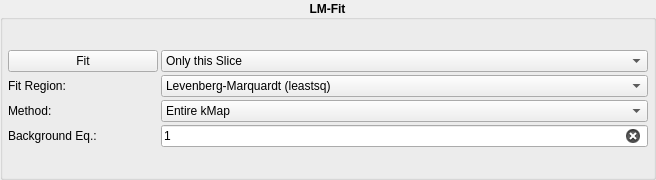
<?xml version="1.0" encoding="UTF-8"?>
<ui version="4.0">
 <class>lmfit</class>
 <widget class="QWidget" name="lmfit">
  <property name="geometry">
   <rect>
    <x>0</x>
    <y>0</y>
    <width>656</width>
    <height>180</height>
   </rect>
  </property>
  <property name="windowTitle">
   <string>Form</string>
  </property>
  <layout class="QHBoxLayout" name="horizontalLayout">
   <property name="leftMargin">
    <number>0</number>
   </property>
   <property name="topMargin">
    <number>0</number>
   </property>
   <property name="rightMargin">
    <number>0</number>
   </property>
   <property name="bottomMargin">
    <number>0</number>
   </property>
   <item>
    <widget class="QGroupBox" name="layout">
     <property name="font">
      <font>
       <weight>75</weight>
       <bold>true</bold>
      </font>
     </property>
     <property name="title">
      <string>LM-Fit</string>
     </property>
     <property name="alignment">
      <set>Qt::AlignCenter</set>
     </property>
     <layout class="QVBoxLayout" name="verticalLayout">
      <property name="spacing">
       <number>3</number>
      </property>
      <property name="leftMargin">
       <number>5</number>
      </property>
      <property name="topMargin">
       <number>5</number>
      </property>
      <property name="rightMargin">
       <number>5</number>
      </property>
      <property name="bottomMargin">
       <number>5</number>
      </property>
      <item>
       <layout class="QGridLayout" name="layout_2">
        <item row="0" column="0">
         <widget class="QPushButton" name="fit_button">
          <property name="sizePolicy">
           <sizepolicy hsizetype="Maximum" vsizetype="Fixed">
            <horstretch>0</horstretch>
            <verstretch>0</verstretch>
           </sizepolicy>
          </property>
          <property name="minimumSize">
           <size>
            <width>150</width>
            <height>0</height>
           </size>
          </property>
          <property name="font">
           <font>
            <weight>50</weight>
            <bold>false</bold>
           </font>
          </property>
          <property name="text">
           <string>Fit</string>
          </property>
         </widget>
        </item>
        <item row="1" column="1">
         <widget class="QComboBox" name="method_combobox">
          <property name="sizePolicy">
           <sizepolicy hsizetype="Ignored" vsizetype="Fixed">
            <horstretch>0</horstretch>
            <verstretch>0</verstretch>
           </sizepolicy>
          </property>
          <property name="font">
           <font>
            <weight>50</weight>
            <bold>false</bold>
           </font>
          </property>
          <item>
           <property name="text">
            <string>Levenberg-Marquardt (leastsq)</string>
           </property>
          </item>
          <item>
           <property name="text">
            <string>Least-Square (least_squares)</string>
           </property>
          </item>
          <item>
           <property name="text">
            <string>Differential Evolution (differential_evolution)</string>
           </property>
          </item>
          <item>
           <property name="text">
            <string>Brute Force (brute)</string>
           </property>
          </item>
          <item>
           <property name="text">
            <string>Basinhopping (basinhopping)</string>
           </property>
          </item>
          <item>
           <property name="text">
            <string>Adaptive Memory Programming for Global Optimization (ampgo)</string>
           </property>
          </item>
          <item>
           <property name="text">
            <string>Nelder-Method (nelder)</string>
           </property>
          </item>
          <item>
           <property name="text">
            <string>L-BFGS-B (lbfgsb)</string>
           </property>
          </item>
          <item>
           <property name="text">
            <string>Powell (powell)</string>
           </property>
          </item>
          <item>
           <property name="text">
            <string>Conjugate-Gradient (cg)</string>
           </property>
          </item>
          <item>
           <property name="text">
            <string>Cobyla (cobyla)</string>
           </property>
          </item>
          <item>
           <property name="text">
            <string>BFGS (bfgs)</string>
           </property>
          </item>
          <item>
           <property name="text">
            <string>Truncated Newton (tnc)</string>
           </property>
          </item>
          <item>
           <property name="text">
            <string>Dual Annealing optimization (dual_annealing)</string>
           </property>
          </item>
         </widget>
        </item>
        <item row="2" column="1">
         <widget class="QComboBox" name="region_comboBox">
          <property name="font">
           <font>
            <weight>50</weight>
            <bold>false</bold>
           </font>
          </property>
          <item>
           <property name="text">
            <string>Entire kMap</string>
           </property>
          </item>
          <item>
           <property name="text">
            <string>Only ROI</string>
           </property>
          </item>
          <item>
           <property name="text">
            <string>Only Annulus</string>
           </property>
          </item>
          <item>
           <property name="text">
            <string>Except ROI</string>
           </property>
          </item>
          <item>
           <property name="text">
            <string>Except Annulus</string>
           </property>
          </item>
         </widget>
        </item>
        <item row="1" column="0">
         <widget class="QLabel" name="region_label">
          <property name="sizePolicy">
           <sizepolicy hsizetype="Maximum" vsizetype="Preferred">
            <horstretch>0</horstretch>
            <verstretch>0</verstretch>
           </sizepolicy>
          </property>
          <property name="minimumSize">
           <size>
            <width>120</width>
            <height>0</height>
           </size>
          </property>
          <property name="font">
           <font>
            <weight>50</weight>
            <bold>false</bold>
           </font>
          </property>
          <property name="text">
           <string>Fit Region:</string>
          </property>
         </widget>
        </item>
        <item row="2" column="0">
         <widget class="QLabel" name="method_label">
          <property name="sizePolicy">
           <sizepolicy hsizetype="Maximum" vsizetype="Preferred">
            <horstretch>0</horstretch>
            <verstretch>0</verstretch>
           </sizepolicy>
          </property>
          <property name="minimumSize">
           <size>
            <width>120</width>
            <height>0</height>
           </size>
          </property>
          <property name="font">
           <font>
            <weight>50</weight>
            <bold>false</bold>
           </font>
          </property>
          <property name="text">
           <string>Method:</string>
          </property>
         </widget>
        </item>
        <item row="0" column="1">
         <widget class="QComboBox" name="slice_combobox">
          <property name="font">
           <font>
            <weight>50</weight>
            <bold>false</bold>
           </font>
          </property>
          <item>
           <property name="text">
            <string>Only this Slice</string>
           </property>
          </item>
          <item>
           <property name="text">
            <string>All Slices Individually</string>
           </property>
          </item>
          <item>
           <property name="text">
            <string>All Slices Combined</string>
           </property>
          </item>
         </widget>
        </item>
        <item row="3" column="0">
         <widget class="QLabel" name="background_label">
          <property name="font">
           <font>
            <weight>50</weight>
            <bold>false</bold>
           </font>
          </property>
          <property name="text">
           <string>Background Eq.:</string>
          </property>
         </widget>
        </item>
        <item row="3" column="1">
         <widget class="QLineEdit" name="line_edit">
          <property name="font">
           <font>
            <weight>50</weight>
            <bold>false</bold>
           </font>
          </property>
          <property name="toolTip">
           <string>Enter an equation for a region-dependency you want to
impose onto the background. Press return key to accept.

The equation entered will be parsed with eval() and can
contain the variables 'x' and/or 'y' for the x- and y-axis of
the data, respectively, as well as basic methods provided by
numpy (prefix np.).
The evaluation will be done as a meshgrid and scaled by the
'background' value from the lmfit procedure as well.

Example: 2D Gaussian Curve centered at (-2, 4.5) and
with a standard deviation of (0.4, 0.5):

np.exp( - ( (x + 2)**2 / (2 * 0.4**2) + (y - 4.5)**2) / (2 * 0.5**2) )
 </string>
          </property>
          <property name="text">
           <string>1</string>
          </property>
          <property name="placeholderText">
           <string>Enter background equation here...</string>
          </property>
          <property name="clearButtonEnabled">
           <bool>true</bool>
          </property>
         </widget>
        </item>
       </layout>
      </item>
     </layout>
    </widget>
   </item>
  </layout>
 </widget>
 <resources/>
 <connections/>
</ui>
